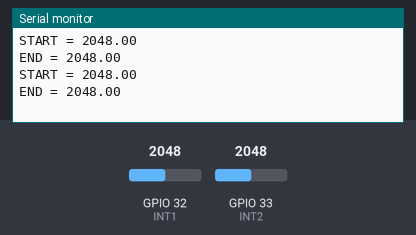
The sketch below on a simulated ESP32. On the bench: the last lines printed to the serial monitor. Inputs (shaded band) come from the test bench; at power-on: GPIO 32 (INT1) = 2048, GPIO 33 (INT2) = 2048.

Above: at 1.8 s.
1.9 s: GPIO 32 (INT1) set to 2866
At 2.5 s:
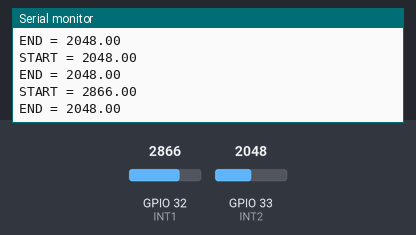
3.4 s: GPIO 33 (INT2) set to 2866
At 4.7 s:
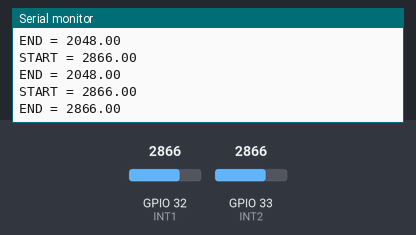
4.9 s: GPIO 32 (INT1) set to 3603
At 5.8 s:
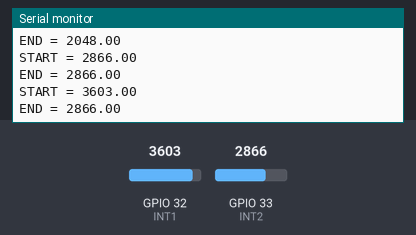
6.4 s: GPIO 33 (INT2) set to 3603
At 7.6 s:
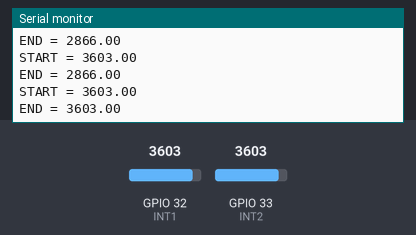
Timing chart, 0 to 8.9 s (numbered marks = the images above; inputs shaded):
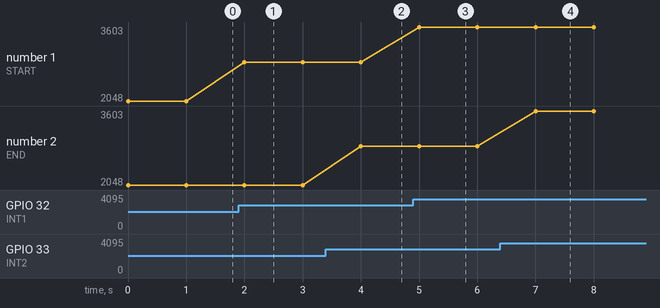

The sketch:

01_laser_ldr_detection.ino
```cpp
const int INT1 = 32;
const int INT2 = 33;

void setup() {
  Serial.begin(115200);
  pinMode(INT1, INPUT);
  pinMode(INT2, INPUT);
}

void loop() {
  float START;
  float END;
  START = analogRead(INT1);
  END = analogRead(INT2);
  Serial.print("START = ");
  Serial.println(START);
  Serial.print("END = ");
  Serial.println(END);
  delay(1000);
}
```

Measured:
- after the input at 1.9 s, the serial monitor: prints a new line after 0.10 s (image 1)
- after the input at 3.4 s, the serial monitor: prints a new line after 0.60 s (image 2)
- after the input at 4.9 s, the serial monitor: prints a new line after 0.10 s (image 3)
- after the input at 6.4 s, the serial monitor: prints a new line after 0.60 s (image 4)
- plotted number 1: 2048 → 2866 after the input at 1.9 s, 2866 → 3603 after the input at 4.9 s
